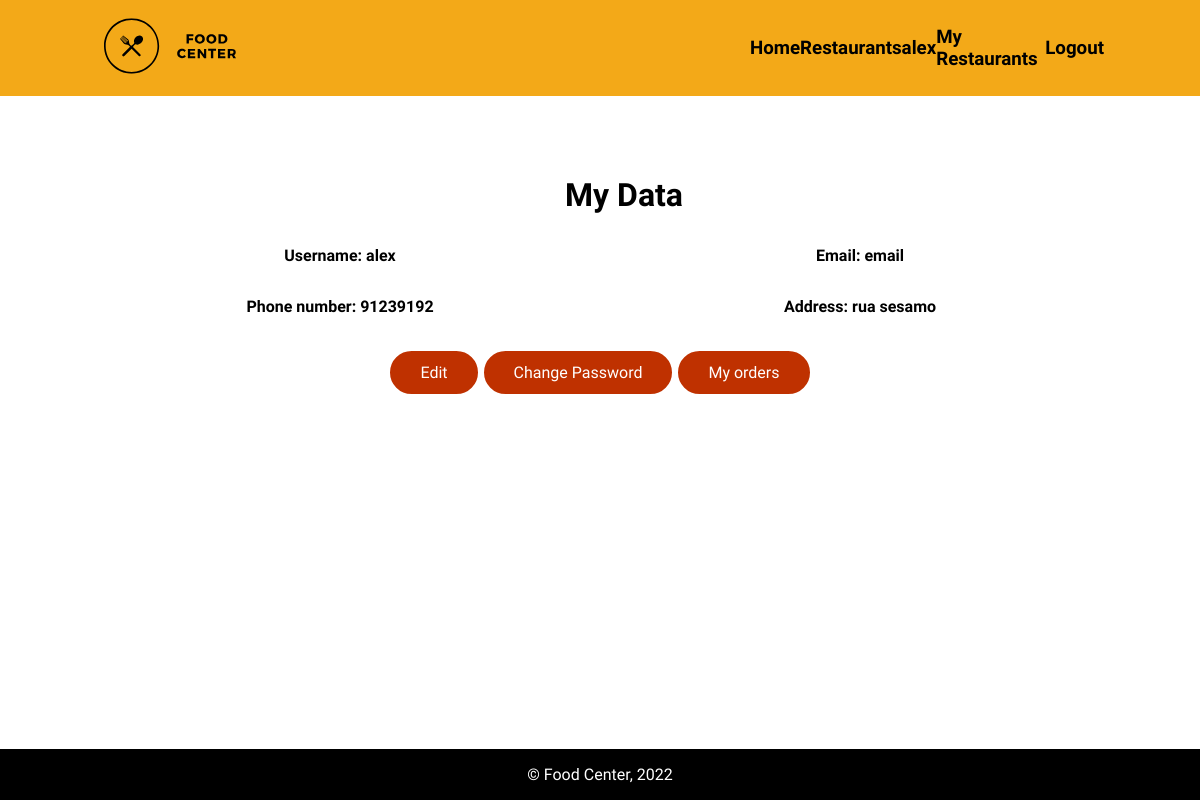
The page /user.php (signed in) on the database as committed earlier.
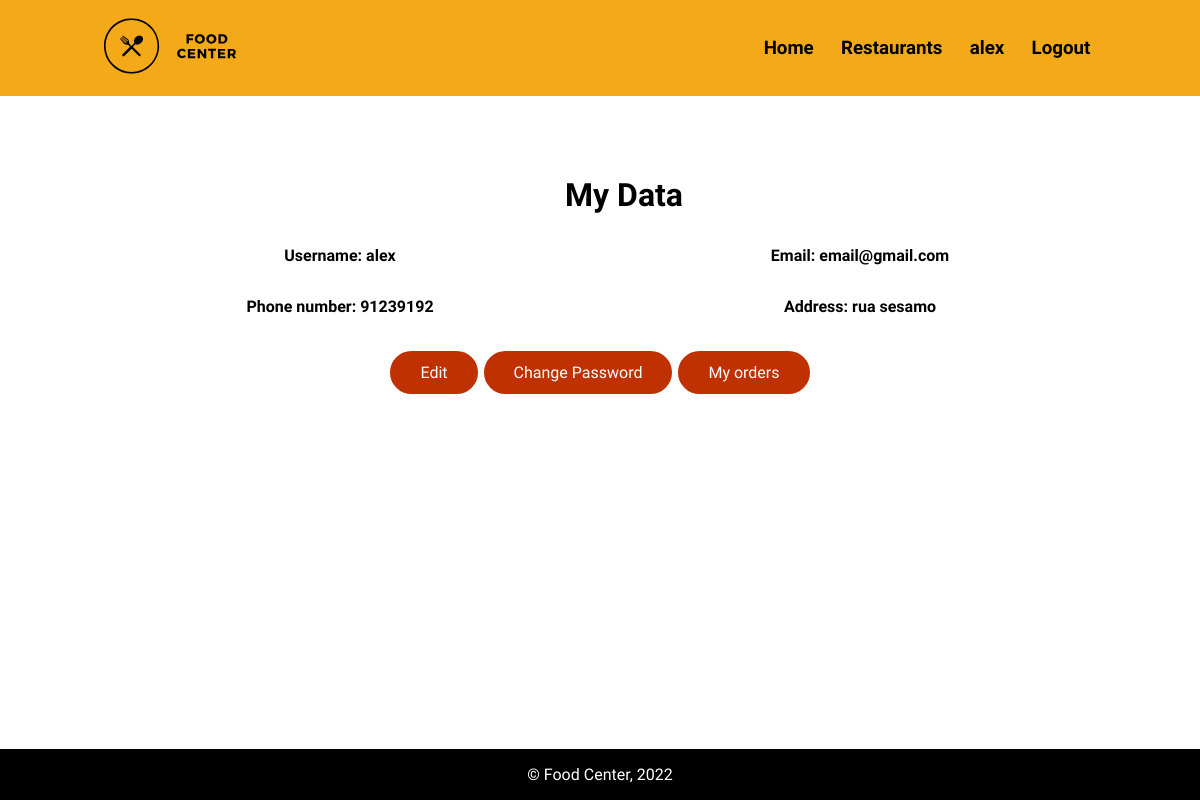
The same page on the database as committed later.
### tables this page shows
CREATE TABLE User
(
    username         NVARCHAR(120) PRIMARY KEY ,
    password         text NOT NULL ,
    email            NVARCHAR(60) NOT NULL ,
    address          NVARCHAR(70) NOT NULL,
    phoneNumber      NVARCHAR(24) NOT NULL
);

### user.php (called while the page is built, shortened)
<?php
    include_once('templates/common.tpl.php');
    include_once('templates/user.tpl.php');
    output_header();
    output_user_data();
    output_footer();
?>

### database/connection.db.php (called while the page is built, shortened)
<?php
  function getDatabaseConnection() : PDO {
    $db = new PDO('sqlite:database/database.db');
    $db->setAttribute(PDO::ATTR_DEFAULT_FETCH_MODE, PDO::FETCH_ASSOC);
    $db->setAttribute(PDO::ATTR_ERRMODE, PDO::ERRMODE_EXCEPTION);
    return $db;
  }
?>

### database/user.class.php (called while the page is built, shortened)
<?php
  include_once('database/connection.db.php');
  class User {
    public function __construct(string $username, string $email, string $address, string $phoneNumber)
    {
      $this->username = $username;
      $this->email = $email;
      $this->address = $address;
      $this->phoneNumber = $phoneNumber;
    }
    static function getUser(PDO $db, string $username){
      $stmt = $db->prepare('SELECT * FROM User WHERE lower(username) = ?');
      $stmt->execute(array(strtolower($username)));
      if ($user = $stmt->fetch()){
          return new User(
              $user['username'],
              $user['email'],
              $user['address'],
              $user['phoneNumber'],
          );
      }
      else return null;
  }
  }
?>

### templates/user.tpl.php (the view)
<?php include_once('database/user.class.php');
        include_once('database/connection.db.php');
    function output_user_data(){
    $user = User::getUser(getDatabaseConnection(), $_SESSION['username']);
?>
    <main>
    <div class="userdata">
        <h1>My Data</h1>
        <?php echo '<h4>Username: ' . $user->username . '</h4>';?>
        <?php echo '<h4>Email: ' . $user->email . '</h4>';?>
        <?php echo '<h4>Phone number: ' . $user->phoneNumber . '</h4>';?>
        <?php echo '<h4>Address: ' . $user->address . '</h4>';?>
        <a href="edit_user.php">Edit</a>
        <a href="change_password.php">Change Password</a>
        <a href="my_orders.php?filter=All&fav=off">My orders</a>
    </div>
    </main>
<?php }

### templates/common.tpl.php (shortened to what this page needs)
<?php
include_once ("database/user.class.php");
?>
<?php function output_header(){ ?>
    <!DOCTYPE html>
        <html lang="en-US">
            <head>
                <link href="../css/style.css" rel="stylesheet">
                <link href="../css/restaurant.css" rel="stylesheet">
                <link href="../css/responsive.css" rel="stylesheet">
                <link href="../css/order.css" rel="stylesheet">
                <link href="../css/index.css" rel="stylesheet">
                <link href="../css/reviews.css" rel="stylesheet">
                <link rel="stylesheet" href="https://cdnjs.cloudflare.com/ajax/libs/font-awesome/4.7.0/css/font-awesome.min.css">
            </head>
            <body>
                <header>
                    <section id="logo">
                        <a href="../index.php">
                            <img src="../img/assets/food-center-logo-horizontal.svg" alt="logopic">
                        </a>
                    </section>
                    <section id="menu">
                        <a href="index.php"><h3>Home</h3></a>
                        <?php if(isset($_SESSION['restaurantOwner']) && isset($_SESSION['customer'])) {?>
                            <a href="restaurants.php?filter=All&fav=off"><h3>Restaurants</h3></a>
                            <a href="user.php"><h3><?php echo $_SESSION['username'];?></h3></a>
                            <a href="my_restaurants.php"><h3> <?php echo 'My Restaurants'; ?></h3></a>
                            <a href="action_logout.php"><h3>Logout</h3></a>
                        <?php } else if(isset($_SESSION['customer'])){ ?>
                            <a href="restaurants.php?filter=All&fav=off"><h3>Restaurants</h3></a>
                            <a href="user.php"><h3><?php echo $_SESSION['username'];?></h3></a>
                            <a href="action_logout.php"><h3>Logout</h3></a>
                        <?php } else if(isset($_SESSION['restaurantOwner'])) {?>
                            <a href="my_restaurants.php"><h3> <?php echo 'My Restaurants'; ?></h3></a>
                            <a href="action_logout.php"><h3>Logout</h3></a>
                        <?php } else { ?>
                            <a href="restaurants.php?filter=All&fav=off"><h3>Restaurants</h3></a>
                            <a href="register.php"><h3>Register</h3></a>
                            <a href="login.php"><h3>Login</h3></a>
                        <?php };?>
                    </section>
                </header>
<?php };
function output_footer(){;?>
    <footer><p>&copy; Food Center, 2022</p></footer>
    </body>
</html>
<?php } ;?>

### css/style.css (style rules this page uses)
html { height: 100%; }
body { display: flex; flex-direction: column; min-height: 100vh; margin: 0; }
header { display: grid; background-color: #F3a918; height: 6em; grid-template-columns: 5fr 3fr; }
header, footer { flex-grow: 0; flex-shrink: 0; flex-basis: auto; }
h1,h2 { font-family: 'Secular One', sans-serif; }
h3,h4,h5,h6 { font-family: 'Fira Sans Condensed', sans-serif; }
p,a { font-family: 'Josefin Sans', sans-serif; }
main { flex-grow: 1; flex-shrink: 0; flex-basis: auto; display: flex; flex-direction: column; padding: 0; margin: 0 5em 0 5em; }
header h3 { cursor: pointer; margin: 0; }
header img { padding-left: 6.5em; }
#logo { grid-column-start: 1; display: flex; align-items: center; flex-grow: 1; }
#menu { grid-column-start: 2; display: flex; justify-content: space-around; align-items: center; margin-right: 6em; }
h1 { font-family: 'Secular One', sans-serif; margin: 0; margin-left: 1.5em; }
button, .restaurant #buttons a, .userdata a { background-color: #bf3100; border: solid; color: white; padding: 12px 30px; text-align: center; text-decoration: none; font-size: 16px; cursor: pointer; margin: 0; border-radius: 25px; height: fit-content; width: fit-content; }
footer { background-color: black; text-align: center; padding-top: 1em; padding-bottom: 1em; min-width: 100%; margin-top: 2em; }
footer p { margin: 0; color: white; }
a { text-decoration: none; color: black; }
.restaurant #name h3,h4,h5 { margin: 0; }
.userdata, .edituser, .payment { display: flex; flex-wrap: wrap; row-gap: 2em; place-self: center; place-content: center; margin-top: 5em; }
.userdata > *, .edituser > *:not(button), .payment > *:not(.switch, h3, h1, button) { width: 50%; box-sizing: border-box; text-align: center; }
.userdata > h1, .userdata > h4:nth-of-type(5), .edituser h1, .edituser > label:nth-of-type(5), .payment h1, .payment label:last-of-type { width: 100%; }

### css/reviews.css (style rules this page uses)
.review #name h3,h4,h5 { margin: 0; }

Rows that differ between the two databases and show on the page:
changed user "alex": email "email" → "email@gmail.com"
Other text that changed with them:
$_SESSION['username']: (not shown) → "alex"
$_SESSION['username']: "alex" → (not shown)
text no longer shown: "My Restaurants"
